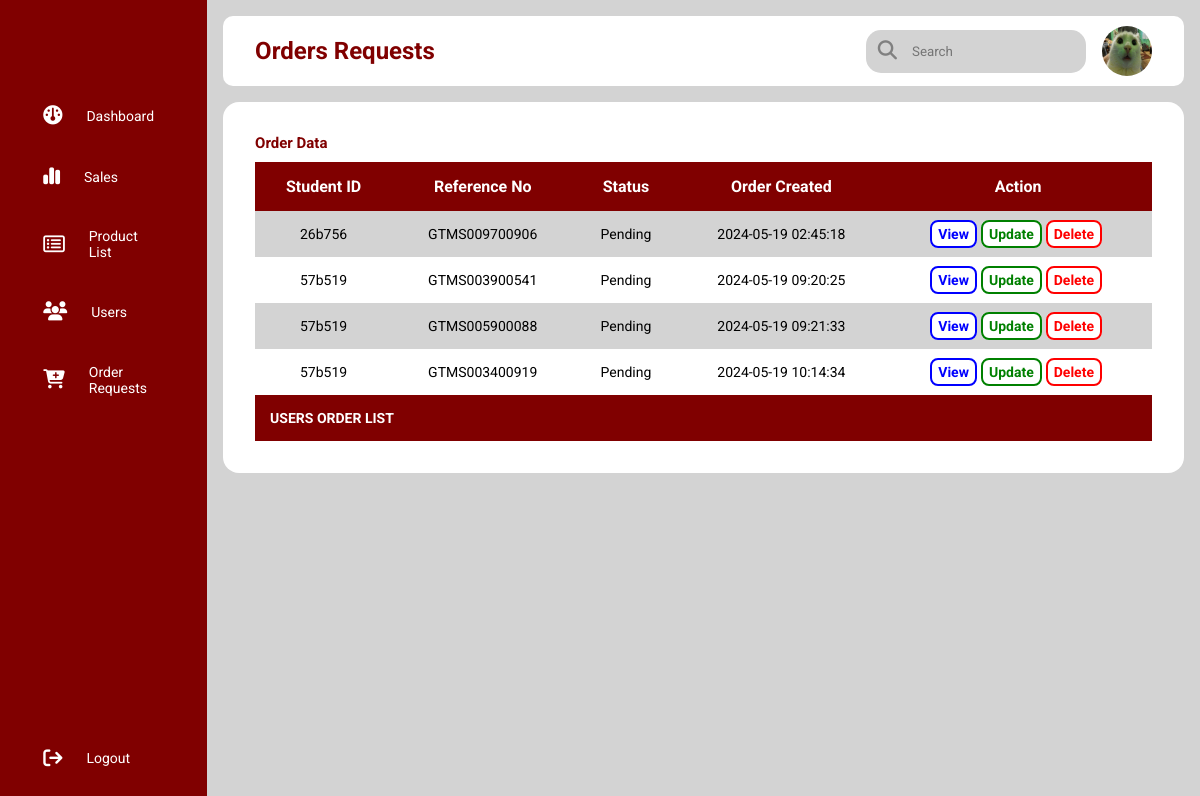
Screenshot of /admin/orders.php (signed in) with the database file from the repository.
### tables this page shows
CREATE TABLE `orders` (
  `id` int(11) NOT NULL,
  `reference_no` varchar(15) NOT NULL,
  `student_id` varchar(20) NOT NULL,
  `amount` varchar(50) NOT NULL,
  `garment_type` varchar(50) NOT NULL,
  `garment_id` varchar(25) NOT NULL,
  `gender` varchar(10) NOT NULL,
  `notes` varchar(555) NOT NULL,
  `status` varchar(20) NOT NULL,
  `created` datetime NOT NULL DEFAULT current_timestamp(),
  `modified` timestamp NOT NULL DEFAULT current_timestamp()
);

### object/order.php (called while the page is built, shortened)
<?php
class Order{
    private $conn;
    private $table_name = "orders";
    public function __construct($db){
        $this->conn = $db;
    }
    function readRequest(){
        $query = "SELECT *
                    FROM
                    " . $this->table_name ."
                    WHERE
                        status = 'Pending'";
        $stmt = $this->conn->prepare($query);
        $stmt->execute();
        return $stmt;
    }
}
?>

### object/user.php (called while the page is built, shortened)
<?php
class User {
	private $conn;
	private $table_name = "users";
	public function __construct($db) {
		$this->conn = $db;
	}
	function countUser(){
		$query = "SELECT COUNT(*) as user_count
					FROM
					" . $this->table_name . "
					WHERE
					access_level = 'student'";
		$stmt = $this->conn->prepare($query);
		$stmt->execute();
		$row = $stmt->fetch(PDO::FETCH_ASSOC);
		$user_count = $row['user_count'];
		return $user_count;
	}
}
?>

### admin/orders.php (the view, shortened to what this page needs)
<?php
include_once '../object/order.php';
include_once '../object/user.php';
$database = new Database();
$db = $database->getConnection();
$order = new Order($db);
include_once 'sidebar.php';
include_once 'layout_head.php';
$stmt = $order->readRequest();
$num = $stmt->rowCount();
?>
<div class="table_wrapper">
    <h3 class="main_title">Order Data</h3>
    <?php
        if ($num>0) {
            echo "<div class='table_container'>";
            echo "<table>";
                echo "<thead>";
                    echo "<tr>";
                        echo "<th>Student ID</th>";
                        echo "<th>Reference No</th>";
                        echo "<th>Status</th>";
                        echo "<th>Order Created</th>";
                        echo "<th>Action</th>";
                    echo "</tr>";
                echo "</thead>";
                echo "<tbody>";
                    while ($row = $stmt->fetch(PDO::FETCH_ASSOC)) {
                        extract($row);
                        echo "<tr>";
                            echo "<td>{$student_id}</td>";
                            echo "<td>{$reference_no}</td>";
                            echo "<td>{$status}</td>";
                            echo "<td>{$created}</td>";
                            echo "<td>";
                                echo "<a href='../admin/view_request.php?oid={$id}' class='action_btn1'>View</a>";
                                echo "<a href='../admin/update_request.php?oid={$id}' class='action_btn2'>Update</a>";
                                echo "<a href='#' class='action_btn3' onclick='deleteOrder({$id})'>Delete</a>";
                        echo "</tr>";
                    }
                echo "</tbody>";
                echo "<tfoot>";
                    echo "<tr>";
                        echo "<td colspan='8' class='table_foot'>USERS ORDER LIST</td>";
                    echo "</tr>";
                echo "</tfoot>";
            echo "</table>";
        }else{
            echo "<div class='message-box-failed'>";
                echo "No uniform request.";
            echo "</div>";
        }
    ?>
    </div>
<?php include_once 'layout_foot.php'; ?>

### libs/css/admin-style.css (style rules this page uses)
* { margin: 0; padding: 0; border: none; outline: none; box-sizing: border-box; font-family: Roboto; }
body { display: flex; }
.main_title { color: maroon; padding-bottom: 10px; font-size: 15px; }
.table_wrapper { background: white; margin-top: 1rem; border-radius: 1rem; padding: 2rem 2rem; overflow-x: auto; }
.table_container { width: 100%; margin: 0 auto; }
table { width: 100%; border-collapse: collapse; }
thead { background: maroon; color: white; }
th { padding: 15px; text-align: center; }
tbody { background: lightgray; }
td { text-align: center; padding: 15px; font-size: 14px; color: black; }
tr:nth-child(even) { background: white; }
tfoot .table_foot { background: maroon; font-weight: bold; color: white; text-align: left; }
tfoot td { padding: 15px; color: white; }
.action_btn1, .action_btn2, .action_btn3 { text-decoration: none; border-radius: 8px; font-weight: bold; background-color: white; transition-duration: 0.3s; margin-right: 4px; padding: 4px 6px; }
.action_btn1 { border: 2px solid blue; color: blue; }
.action_btn2 { border: 2px solid green; color: green; }
.action_btn3 { border: 2px solid red; color: red; }

### rows the page displays
orders: student "26b756", reference_no "GTMS009700906", status "Pending", created "2024-05-19 02:45:18"
orders: student "57b519", reference_no "GTMS003900541", status "Pending", created "2024-05-19 09:20:25"
orders: student "57b519", reference_no "GTMS005900088", status "Pending", created "2024-05-19 09:21:33"
orders: student "57b519", reference_no "GTMS003400919", status "Pending", created "2024-05-19 10:14:34"

### other values shown
$page_title "Orders Requests"
